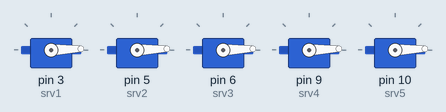
This sketch was run on a simulated Arduino Uno, built with avr-gcc and run on an emulated ATmega328P. On the bench: 5 × servo.

Above: at 0.05 s.
At 0.6 s:
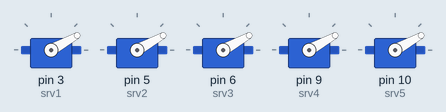
At 0.95 s:
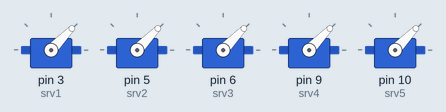
At 1.7 s:
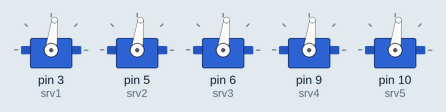
At 2.5 s:
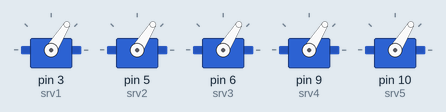
At 3.35 s:
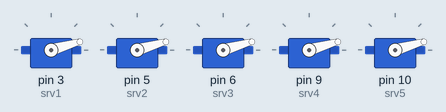
Timing chart, 0 to 8.4 s (numbered marks = the images above):
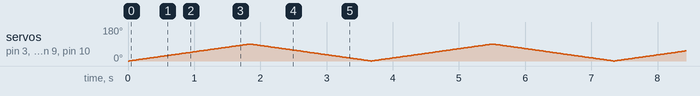

The sketch:

fantastic_snaget_duup1.ino
```cpp
#include <Servo.h>

Servo srv1;
Servo srv2;
Servo srv3;
Servo srv4;
Servo srv5;

//set initial position
int i =0;

void setup() {
  srv1.attach(3);
  srv2.attach(5);
  srv3.attach(6);
  srv4.attach(9);
  srv5.attach(10);
}

void loop() {
  for (i = 0; i <90; i++) {
    srv1.write(i);
    srv2.write(i);
    srv3.write(i);
    srv4.write(i);
    srv5.write(i);
    delay(20);
  }
  for (i = 90;i > 0; i--) {
    srv1.write(i);
    srv2.write(i);
    srv3.write(i);
    srv4.write(i);
    srv5.write(i);
    delay(20);
  }

}
```
